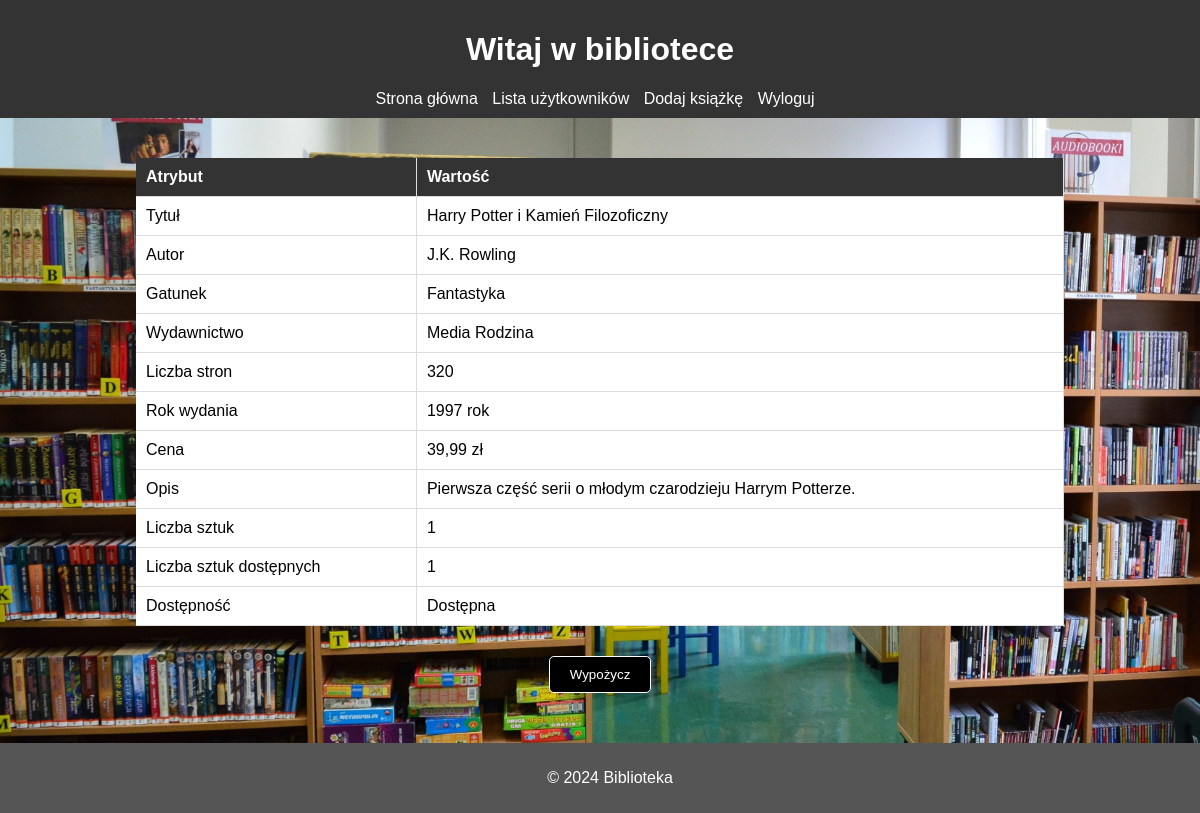
The page /book/1 (signed in) on the database its author committed.
### bibliotekarz/models.py (models this page shows, shortened)
class Ksiazki(models.Model):
    Stany = [
        ('Dostępna','Dostępna'),
        ('Wypożyczona','Wypozyczona')
    ]
    Tytul = models.CharField(max_length=100, null=False, unique=True)
    Autor = models.CharField(max_length=50, null=False)
    Gatunek = models.ForeignKey(Gatunki, on_delete=models.CASCADE)
    Liczba_stron = models.PositiveIntegerField()
    Wydawnictwo = models.CharField(max_length=50)
    Rok_wydania = models.PositiveIntegerField()
    Cena = models.DecimalField(decimal_places=2, null=False, validators=[positive_decimal], max_digits=5)
    Liczba_egzamplarzy = models.PositiveIntegerField()
    Liczba_dostepnych_egzemplarzy = models.PositiveIntegerField()
    Opis = models.CharField(max_length=1000)
    Stan = models.CharField(choices=Stany, max_length=20)
    Utworzone_przez = models.ForeignKey(User, on_delete=models.CASCADE)

class Gatunki(models.Model):
    Nazwa = models.CharField(max_length=50)
    def __str__(self) -> str:
        return self.Nazwa

### bibliotekarz/views.py (the view)
# urls.py: path('book/<int:pk>', viewsb.DetailBookView.as_view(), name='book'),
class DetailBookView(LoginRequiredMixin, HandleNoPermission, DetailView):
    model = Ksiazki
    template_name = 'detailBook.html'
    context_object_name = 'book'
    def test_func(self) -> bool | None:
        return User.objects.get(id=self.request.user.id).Bibliotekarz

### bibliotekarz/templates/detailBook.html (shortened to what this page needs)
<!DOCTYPE html>
{% load static %}
<html lang="en">
<head>
</head>
<body>
    <header>
        <h1>Witaj w bibliotece</h1>
        <nav>
            <ul>
                <li><a href="{% url 'home' %}">Strona główna</a></li>
                <li><a href="{% url 'users' %}">Lista użytkowników</a></li>
                <li><a href="{% url 'register-book' %}">Dodaj książkę</a></li>
                {% if user.is_authenticated %}
                <li><a href="{% url 'logout' %}">Wyloguj</a></li>
            {% else %}
                <li><a href="{% url 'login' %}">Zaloguj</a></li>
                <li><a href="{% url 'register' %}">Zarejestruj</a></li>
            {% endif %}
            </ul>
        </nav>
    </header>
    <main>
        <table>
            <tr>
                <th>Atrybut</th>
                <th>Wartość</th>
            </tr>
            <tr>
                <td>Tytuł</td>
                <td>{{ book.Tytul }}</td>
            </tr>
            <tr>
                <td>Autor</td>
                <td>{{ book.Autor }}</td>
            </tr>
            <tr>
                <td>Gatunek</td>
                <td>{{ book.Gatunek }}</td>
            </tr>
            <tr>
                <td>Wydawnictwo</td>
                <td>{{ book.Wydawnictwo }}</td>
            </tr>
            <tr>
                <td>Liczba stron</td>
                <td>{{ book.Liczba_stron }}</td>
            </tr>
            <tr>
                <td>Rok wydania</td>
                <td>{{ book.Rok_wydania }} rok</td>
            </tr>
            <tr>
                <td>Cena</td>
                <td>{{ book.Cena }} zł</td>
            </tr>
            <tr>
                <td>Opis</td>
                <td>{{ book.Opis }}</td>
            </tr>
            <tr>
                <td>Liczba sztuk</td>
                <td>{{ book.Liczba_egzamplarzy }}</td>
            </tr>
            <tr>
                <td>Liczba sztuk dostępnych</td>
                <td>{{ book.Liczba_dostepnych_egzemplarzy }}</td>
            </tr>
            <tr>
                <td>Dostępność</td>
                <td>{{ book.Stan }}</td>
            </tr>
        </table>
        {% if book.Stan != "Wypożyczona" %}
        <div class="button-group">
            <a href="{% url 'borrow-book' book.id %}"><button>Wypożycz</button></a>
        </div>
        {% endif %}
    </main>
    <footer>
        <p>&copy; 2024 Biblioteka</p>
    </footer>
</body>
</html>

### bibliotekarz/templates/detailBook.html (style rules this page uses)
body { background-image: url('/static/img/6b695030-7469-4415-945d-a0fe872c6665.jpeg'); background-size: cover; background-repeat: no-repeat; font-family: Arial, sans-serif; margin: 0; padding: 0; }
header { background-color: #333; color: white; padding: 10px; text-align: center; }
nav ul { list-style-type: none; margin: 0; padding: 0; }
nav ul li { display: inline; margin-right: 10px; }
nav ul li a { color: white; text-decoration: none; }
main { padding: 20px 20px 60px 20px; text-align: center; }
footer { background-color: #555; color: white; padding: 10px; text-align: center; position: fixed; bottom: 0; width: 100%; }
table { margin: 20px auto; width: 80%; background-color: white; border-collapse: collapse; }
th, td { padding: 10px; border-bottom: 1px solid #ddd; border-right: 1px solid #ddd; text-align: left; }
th { background-color: #333; color: white; }
button { padding: 10px 20px; border: solid 1px; background-color: black; color: white; border-radius: 5px; cursor: pointer; margin: 10px; }
.button-group { margin-top: 20px; margin-bottom: 50px; text-align: center; }

### rows shown on the page
Ksiazki: Tytul "Harry Potter i Kamień Filozoficzny", Autor "J.K. Rowling", Gatunek "Fantastyka", Wydawnictwo "Media Rodzina", Liczba_stron "320", Rok_wydania "1997", Cena "39,99", Opis "Pierwsza część serii o młodym czarodzieju Harrym Potterze.", Liczba_egzamplarzy "1", Liczba_dostepnych_egzemplarzy "1", Stan "Dostępna"
